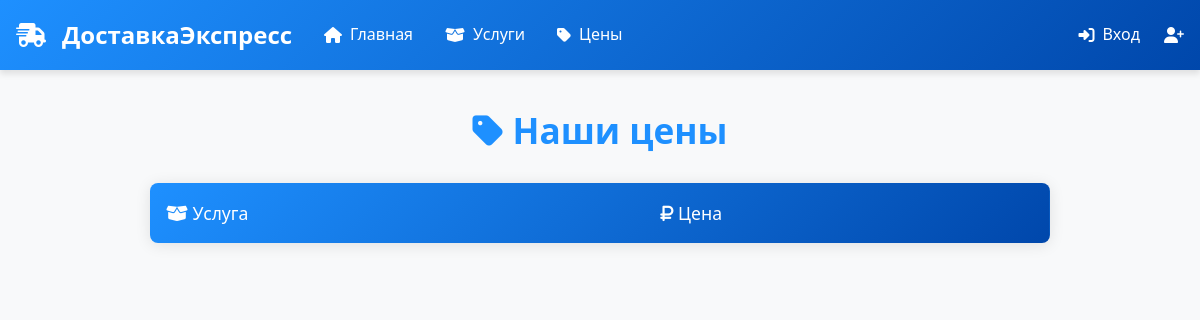
The app's page /prices/, older data.
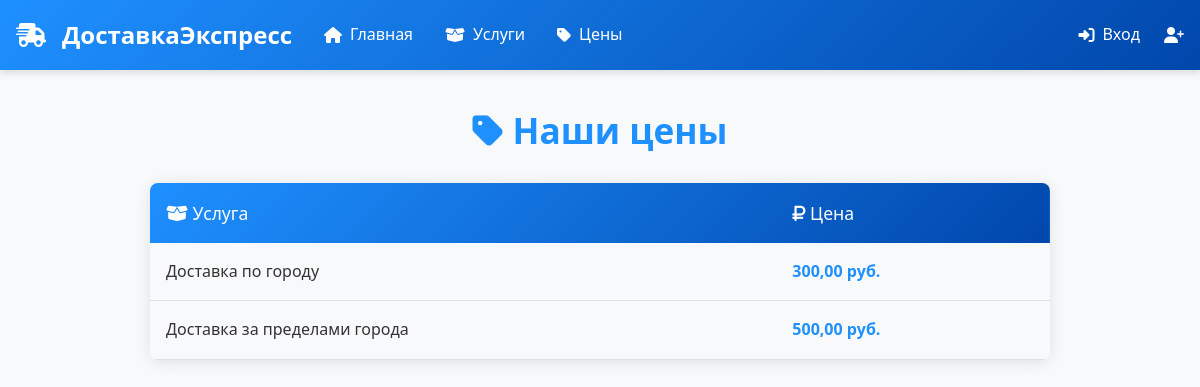
The same page, newer data.
### delivery/models.py (models this page shows, shortened)
class Price(models.Model):
    service = models.ForeignKey(
        Service,
        on_delete=models.SET_NULL,
        null=True,
        blank=True,
        verbose_name="Услуга",
        related_name='prices'
    )
    price_value = models.DecimalField(
        max_digits=10,
        decimal_places=2,
        verbose_name="Стоимость",
        null=True,
        blank=True
    )
    price_list = models.ForeignKey(
        PriceList,
        on_delete=models.SET_NULL,
        null=True,
        blank=True,
        verbose_name="Прайс-лист",
        related_name='prices'
    )
    created_at = models.DateTimeField(auto_now_add=True, verbose_name="Дата создания")
    class Meta:
        verbose_name = "Цена"
        verbose_name_plural = "Цены"
        ordering = ['-created_at']

class Service(models.Model):
    name = models.CharField(max_length=100, verbose_name="Название услуги")
    description = models.TextField(verbose_name="Описание услуги")
    price = models.DecimalField(max_digits=10, decimal_places=2, verbose_name="Цена")
    class Meta:
        verbose_name = "Услуга"
        verbose_name_plural = "Услуги"
        ordering = ['name']

### delivery/views.py (the view)
# urls.py: path('prices/', views.prices, name='prices'),
def prices(request):
    prices = Price.objects.select_related('service').all()
    return render(request, 'prices.html', {'prices': prices})

### templates/prices.html (shortened to what this page needs)
{% extends "base.html" %}
{% block content %}
<div class="price-container">
    <h1><i class="fas fa-tag"></i> Наши цены</h1>
    <table class="price-table">
        <thead>
            <tr>
                <th><i class="fas fa-box-open"></i> Услуга</th>
                <th><i class="fas fa-ruble-sign"></i> Цена</th>
            </tr>
        </thead>
        <tbody>
            {% for price in prices %}
            <tr>
                <td>{{ price.service.name }}</td>
                <td class="price-value">{{ price.price_value }} руб.</td>
            </tr>
            {% endfor %}
        </tbody>
    </table>
</div>
{% endblock %}

Row changes from the older to the newer data that the page shows:
added Price: service.name "Доставка по городу", price_value "300,00"
added Price: service.name "Доставка за пределами города", price_value "500,00"
